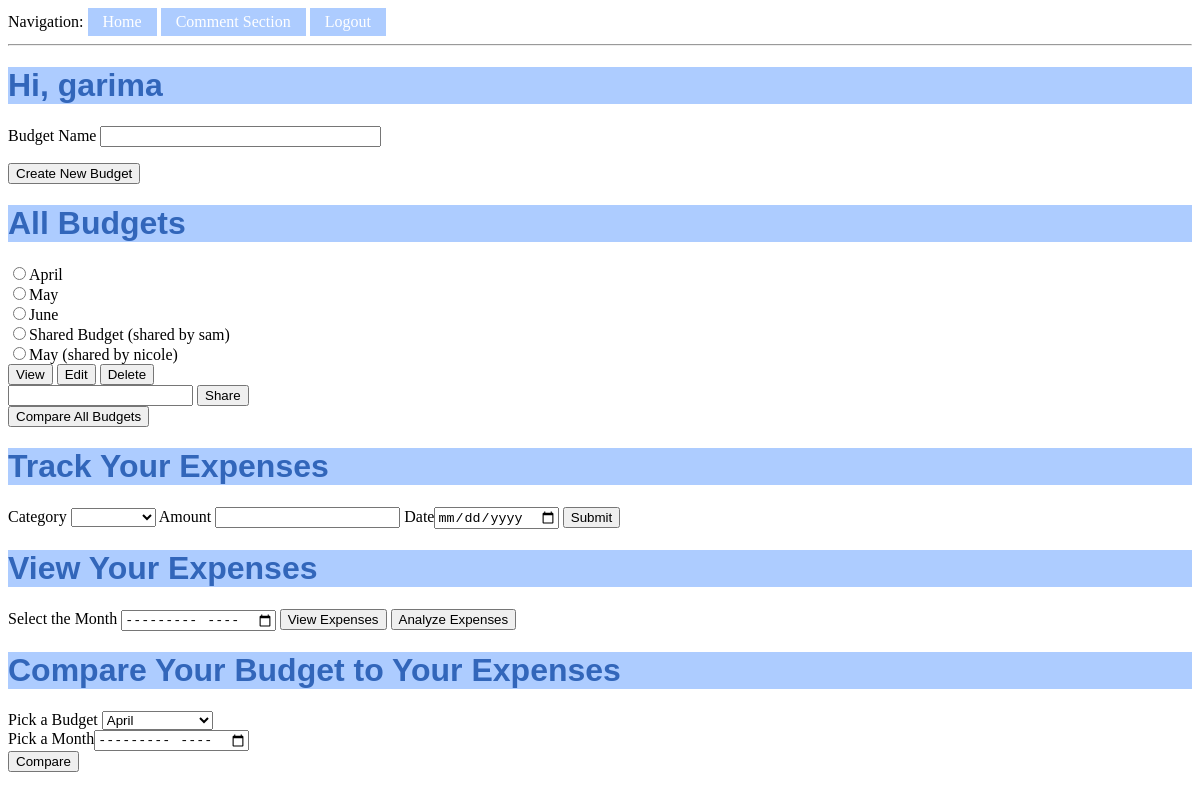
Page /index (signed in) on the committed database.
### app/models.py (models this page shows, shortened)
class User(UserMixin, db.Model):
	__tablename__ = 'users'
	id = db.Column(db.Integer, primary_key=True)
	username = db.Column(db.String(64), index=True, unique=True)
	password_hash = db.Column(db.String(128))

class Budget(db.Model):
	__tablename__ = 'budgets'
	id = db.Column(db.Integer, primary_key=True)
	budget_name = db.Column(db.String(100))
	username = db.Column(db.String(64))
	shared_by = db.Column(db.String(64))

### app/routes.py (the view, shortened to what this page needs)
@app.route('/')
@app.route('/index', methods = ['GET', 'POST'])
def index():
	createform = CreateBudget()
	viewform = ViewBudget()
	editform = EditBudget()
	deleteform = DeleteBudget()
	expenseform = Expenses()
	shareform = ShareBudget()
	share=0
	budgets = Budget.query.filter_by(username=current_user.username)
	budgets2 = []
	shared = []
	for b in budgets:
		budgets2+=[str(b.budget_name)]
		shared+=[b.shared_by]
	count = Budget.query.filter_by(username=current_user.username).count()
	differences = {}
	expenses_for_the_month=[]
	if 'editexpense' in request.form:
		expenseid=request.form['expenseid']
		return render_template('edit.html', expenseid=expenseid, expenseform=expenseform)
	return render_template('index.html', title= 'Home', createform = createform, viewform=viewform, editform=editform, deleteform=deleteform, expenseform=expenseform, shareform=shareform, budgets=budgets2, count = count, expenses_for_the_month=expenses_for_the_month, shared = shared, length=len(expenses_for_the_month), differences=differences, dict_length=len(differences),share=share, budget_size=len(budgets2))

### app/forms.py
class CreateBudget(FlaskForm):
	budget_name = StringField('Budget Name', validators=[DataRequired()])
	submit = SubmitField('Create New Budget')

class ViewBudget(FlaskForm):
	viewsubmit = SubmitField('View')

### app/models.py (called while the page is built)
@login.user_loader
def load_user(id):
	return User.query.get(int(id))

### app/templates/index.html (shortened to what this page needs)
{% extends "base.html" %}
{% block content %}
	<h1> Hi, {{ current_user.username }} </h1>
	<form action = "" method = "POST">
	<p>
		{{ createform.budget_name.label }}
		{{ createform.budget_name(size=32) }}
	</p>
	<p>{{ createform.submit() }}</p>
	</form>
	<div>
		{% if count==0 %}
		<div></div>
		{% else %}
	<h1>All Budgets</h1>
	<form action = "/choose" method = "POST">
		{% for b in range(budget_size) %}
		<input type = "radio" id = "radio" name = "radio" value = "{{budgets[b]}}">{{budgets[b]}}
		{% if shared[b] != None %}
		(shared by {{shared[b]}})
		{% endif %}<br>
		{% endfor %}
		{{viewform.viewsubmit}}
		{{editform.editsubmit}}
		{{deleteform.deletesubmit}}
		<br>
		{{shareform.shareuser}}
		{{shareform.sharesubmit}}
	</form>
		{% endif %}
	</div>
	<div>
		<form action = "" method = "POST">
		<input type = "submit" id = "comparebudgets" name = "comparebudgets" value = "Compare All Budgets">
		</form>
	</div>
	<div>
		<h1>Track Your Expenses</h1>
		<form action = "" method = "POST">
			{{expenseform.category.label}}
			{{expenseform.category}}
			{{expenseform.amount.label}}
			{{expenseform.amount}}
			<label>Date</label><input type = "date" id = "date" name="date">
			{{expenseform.expensesubmit}}
		</form>
	</div>
	<div>
	<form action = "" method = "POST">
		<h1>View Your Expenses</h1>
		<label>Select the Month</label>
		<input type = "month" id = "month" name ="month">
		<input type = "submit" id = "viewexpenses" name = "viewexpenses" value = "View Expenses">
		<input type = "submit" id = "analyzeexpenses" name = "analyzeexpenses" value = "Analyze Expenses">
	</form>
	</div>
	{% if count==0 %}
	<div></div>
	{% else %}
	<div>
		<h1>Compare Your Budget to Your Expenses</h1>
		<form action ="" method = "POST">
			<label>Pick a Budget</label>
			<select id = "select" name = "select">
				{% for b in budgets %}
				<option name = "option" id = "option" value = {{b}}>{{b}}</option>
				{% endfor %}
			</select>
			<br>
			<label>Pick a Month</label><input type ="month" id = "month" name ="month">
			<br>
			<input type = "submit" id ="comparesubmit" name ="comparesubmit" value = "Compare">
		</form>
	</div>
	{% endif %}
{% endblock %}

### app/templates/base.html (shortened to what this page needs)
<!DOCTYPE html>
<html>
    <head>
        <link rel="stylesheet" href="{{url_for('static', filename='styles/index.css')}}">
    </head>
    <body>
        <div>
            Navigation:
            <a href="/index">Home</a>
            <a href="/comments">Comment Section</a>
            <a href="/logout">Logout</a>
        </div>
        <hr>
        {% block content %}{% endblock %}
    </body>
</html>

### app/static/styles/index.css (style rules this page uses)
h1 { color: #3266ba; background-color: #adccff; font-family: "Impact", Charcoal, sans-serif; }
a:link, a:visited { background-color: #adccff; color: white; padding: 5px 15px; text-align: center; text-decoration: none; display: inline-block; }

### rows in the picture
User: username "garima"
Budget: budget_name "April"
Budget: budget_name "May"
Budget: budget_name "June"
Budget: budget_name "Shared Budget", shared_by "sam"
Budget: budget_name "May", shared_by "nicole"

### other values in the picture
{{ createform.budget_name.label }} "Budget Name"
{{ expenseform.category.label }} "Category"
{{ expenseform.amount.label }} "Amount"
form field select "April"
